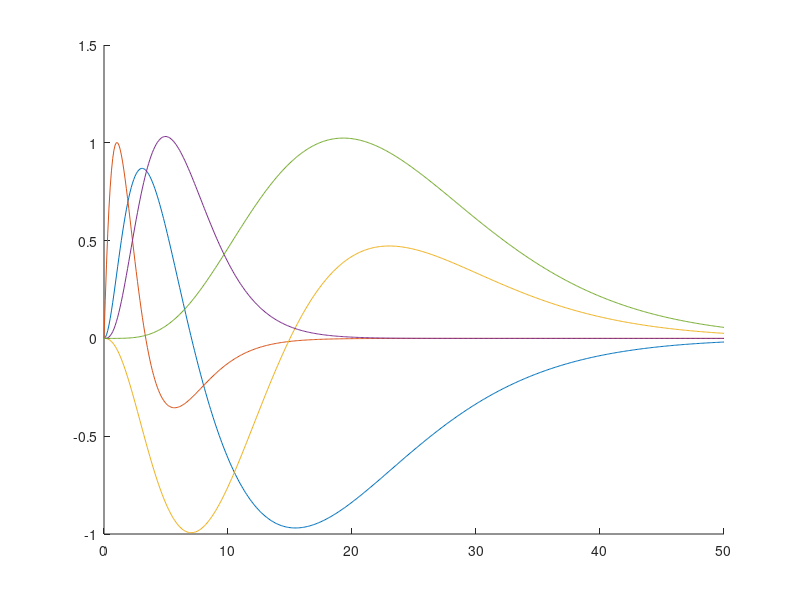
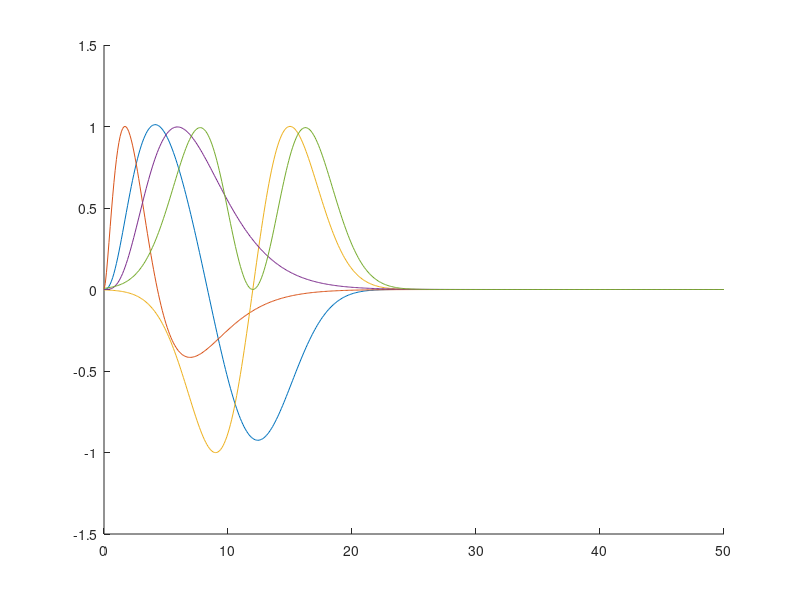

Write the MATLAB code that produced these figures, in order. (Note: this script raises an error after producing the figures.)
clc
clearvars

%% RRF basis

RRF_p = @(t) ( 0.6.*(t.^2.1).*exp(-t./1.6) ) - ( 0.0023.*(t.^3.54).*exp(-t./4.25) )   ;
RRF_t1 = @(t) ( -0.79.*(t.^2.1).*exp(-t./1.6) ) + ( 2.66.*(t.^1.1).*exp(-t./1.6) ) ;
RRF_t2 = @(t) ( -0.069.*(t.^2.54).*exp(-t./4.25) ) + ( 0.0046.*(t.^3.54).*exp(-t./4.25) ) ;
RRF_d1 = @(t) ( 0.16.*(t.^3.1).*exp(-t./1.6) ) ;
RRF_d2 = @(t) ( 0.00014.*(t.^4.54).*exp(-t./4.25) ) ;

RRFfuncs = { RRF_p RRF_t1 RRF_t2 RRF_d1 RRF_d2 } ;

%% CRF basis

CRF_p = @(t) ( 0.3.*(t.^2.7).*exp(-t./1.6) ) - ( 1.05.*exp( (-(t-12).^2)./18 ) ) ;
CRF_t1 = @(t) ( 1.94.*(t.^1.7).*exp(-t./1.6) ) - ( 0.45.*(t.^2.7).*exp(-t./1.6) ) ;
CRF_t2 = @(t) 0.55 .* (t-12) .* exp( (-(t-12).^2)./18 ) ;
CRF_d1 = @(t) 0.056.*(t.^3.7).*exp(-t./1.6) ;
CRF_d2 = @(t) 0.15 .* ((t-12).^2) .* exp( (-(t-12).^2)./18 ) ;

CRFfuncs = { CRF_p CRF_t1 CRF_t2 CRF_d1 CRF_d2 } ;
 
%% viz it

TT = 0:0.1:50 ;

figure
for idx = 1:5

    hold on 
    plot(TT,RRFfuncs{idx}(TT))

end
hold off

figure
for idx = 1:5

    hold on 
    plot(TT,CRFfuncs{idx}(TT))

end
hold off

%% get the phyiso

ff = '/Users/faskowitzji/joshstuff/sandbox/PRF_estimation/mydata/100307_3T_rfMRI_REST1_LR_Physio_log.txt' ;
rr = 100 ;
% GS = detrend(load('/Users/faskowitzji/joshstuff/sandbox/PRF_estimation/mydata/rfMRI_REST1_LR_GLOBAL.txt'),'linear') ;

[~,resp,tt,dd,ppg,pulse] = preproc_hcp_physio(ff,rr) ;

[a,b] = physRF_pnets(resp,pulse,rr,0.72,1200) ; 

addpath('./ext/')
tab = physRF_retroicorr(resp,ppg,dd,rr) ;

%% smooth out HR and and resp

% add some minpreakdistances?

% 0.2 seconds = 
c_min_dist = rr*0.2 / 2 ;
[c_peaks,c_loc] = findpeaks(pulse,'MinPeakProminence',prctile(abs(pulse),95).*0.5,...
    'MinPeakDistance',c_min_dist) ; 
c_peak_ind = zeros(length(pulse),1) ; 
c_peak_ind(c_loc) = 1 ;

interbeatint = get_contact_times(~c_peak_ind) ;
c_peak_intervals = nan(length(pulse),1) ;
% each beat gets a inter-beat-interval assigned to it, in seconds
c_peak_intervals(c_loc) = interbeatint(1:(end-1)) ./ rr  ;

% 0.1 seconds 
r_min_dist = rr*0.1 / 2 ;
[r_up_peaks,r_up_loc] = findpeaks(resp,...
    'MinPeakProminence',prctile(resp,95).*0.01,'MinPeakDistance',r_min_dist) ; 
[r_dn_peaks,r_dn_loc] = findpeaks(-resp,...
    'MinPeakProminence',prctile(-resp,95).*0.01,'MinPeakDistance',r_min_dist) ; 
r_dn_peaks = -r_dn_peaks ;

r_peak_amps = nan(length(resp),1) ;
r_peak_amps(r_up_loc) = r_up_peaks ;
r_peak_amps(r_dn_loc) = r_dn_peaks ;

%% make 6 second sliding window

windowsz = 6 * rr ;
ntp = length(dd)-1 ;
TR = 0.72 ;
slidesz = TR*rr ; 

% calculate how many tvMats we will calculate
winInds = (0:slidesz:ntp-1)' + (1:windowsz) ;
% adjust to center the window, lazy way?
winInds = round(winInds - floor(windowsz/2)) ; 
% calculate rows that exceed the ntp, or are less than 0
winInds(winInds>ntp) = 0 ;
winInds(winInds<1) = 0 ;

%% get signals

% cardiac mean within 6s windows
HBI_sig = arrayfun(@(ii_) mean(c_peak_intervals(nonzeros(winInds(ii_,:))),'omitnan'),1:size(winInds,1) ) ; 


% respiratory std within 6s windows
RV_sig = arrayfun(@(ii_) std(r_peak_amps(nonzeros(winInds(ii_,:))),'omitnan'),1:size(winInds,1) ) ; 

%% make the regressors 

nTR = 1200 ;

r1 = cell2mat(arrayfun(@(ii_) pad_conv(HBI_sig,RRFfuncs{ii_}(1:50)) ,1:5,'UniformOutput',false)) ;
r1 = zscore(r1(1:nTR,:)) ;

r2 = cell2mat(arrayfun(@(ii_) pad_conv(RV_sig,CRFfuncs{ii_}(1:50)) ,1:5,'UniformOutput',false)) ;
r2 = zscore(r2(1:nTR,:)) ;





